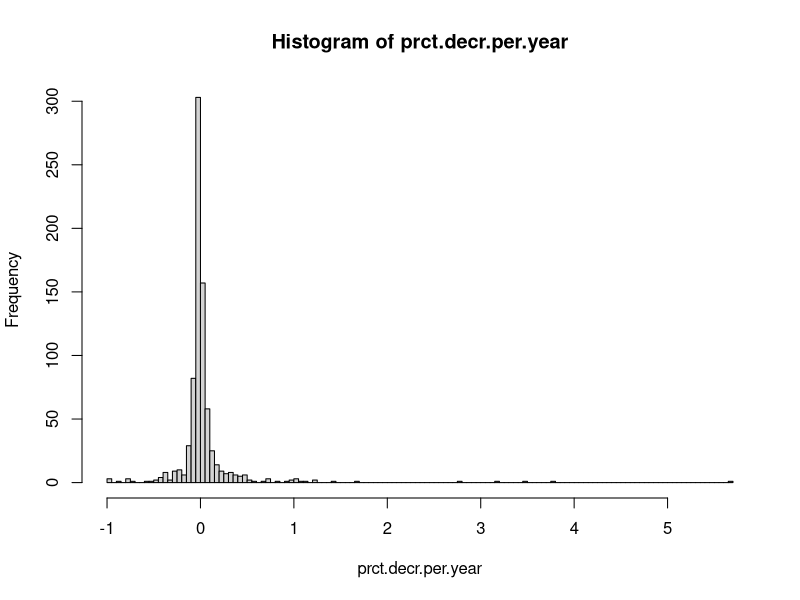
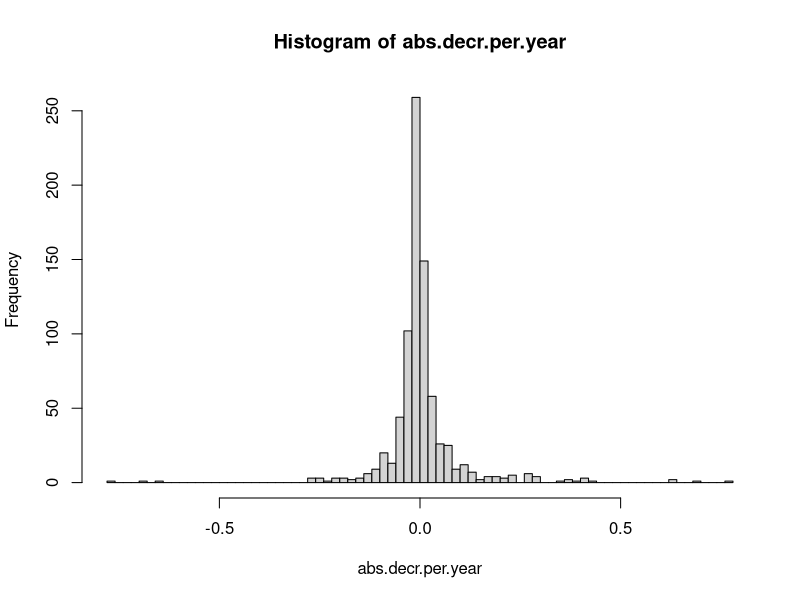
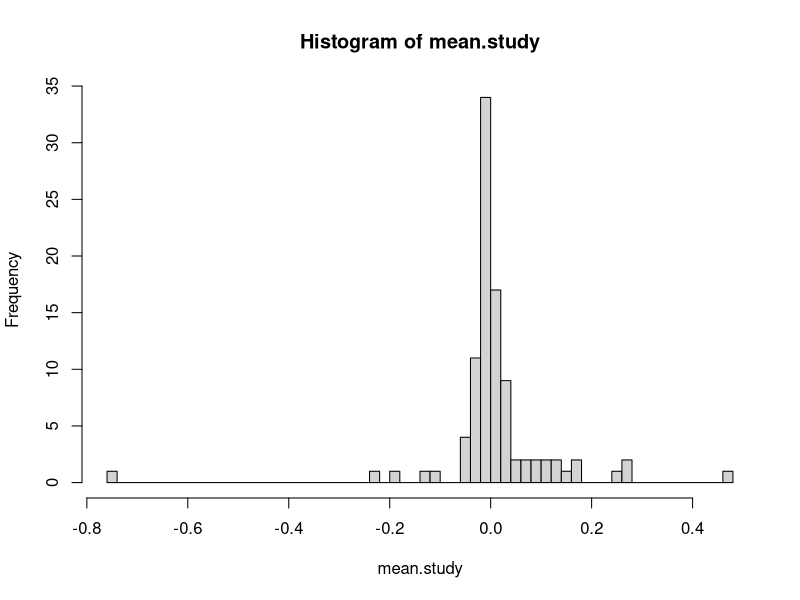

Generate these figures, in order, with R:

#...........................................................................................
# Estimate decline in protection from vaccination with Age
#...........................................................................................


# Packages and Source Code ------------------------------------------------

if(!require('dplyr')) install.packages('dplyr'); library(dplyr)
if(!require('lme4')) install.packages('lme4'); library(lme4)
if(!require('effects')) install.packages('effects'); library(effects)


# Load and Clean Data -----------------------------------------------------

dat <- read.csv(file="./data/immune_decline_age.csv", header = TRUE, stringsAsFactors = FALSE)

dat.clean <- dat[,c("Ref_index","Study","Location","Year.Mid",'Age.min','Age.max',"prct.Full","prct.Basic","prct.Suscept")]
dat.clean <- dat.clean[!is.na(dat.clean$prct.Full),]

dat.clean$Age.mean <- (dat.clean$Age.max + dat.clean$Age.min) / 2
#View(dat.clean[is.na(dat.clean$Age.mean),])

#dat.clean$abs.decr.per.agegroup <- NA
dat.clean$abs.decr.per.year <- NA
dat.clean$prct.decr.per.year <- NA

pop.ind <- with(dat.clean, paste(Location, Study, Ref_index, Year.Mid, sep='-'))
#unique(pop.ind)
mean.study <- sd.study <- numeric(length(unique(pop.ind)))
for (i in 1:length(unique(pop.ind))) {
    tmp_inds <- which(pop.ind == unique(pop.ind)[i])
    dat.tmp <- dat.clean[tmp_inds,]
    diffs_ <- diff(dat.tmp$prct.Full) 
    dat.clean$abs.decr.per.year[tmp_inds[-length(tmp_inds)]] <- diffs_ / diff(dat.tmp$Age.mean)
    prct.diffs_ <- diffs_ / dat.tmp$prct.Full[-nrow(dat.tmp)]
    prct.diffs.per.year_ <- prct.diffs_ / diff(dat.tmp$Age.mean)
    dat.clean$prct.decr.per.year[tmp_inds[-length(tmp_inds)]] <- prct.diffs.per.year_
    prct.diffs.per.year_ <- prct.diffs.per.year_[!is.infinite(prct.diffs.per.year_) & !is.na(prct.diffs.per.year_) & !is.nan(prct.diffs.per.year_)]
    mean.study[i] <- mean(prct.diffs.per.year_, na.rm=T)
    sd.study[i] <- sd(prct.diffs.per.year_, na.rm=T)
}

prct.decr.per.year <- dat.clean$prct.decr.per.year
prct.decr.per.year <- prct.decr.per.year[!is.na(prct.decr.per.year) & !is.infinite(prct.decr.per.year)]
mean(prct.decr.per.year, na.rm=T)
hist(prct.decr.per.year, breaks=100)

abs.decr.per.year <- dat.clean$abs.decr.per.year
abs.decr.per.year <- abs.decr.per.year[!is.na(abs.decr.per.year) & !is.infinite(abs.decr.per.year)]
mean(abs.decr.per.year, na.rm=T)
hist(abs.decr.per.year, breaks=100)

mean.study <- mean.study[!is.infinite(mean.study) & !is.na(mean.study) & !is.nan(mean.study)]
sd.study <- sd.study[!is.infinite(sd.study) & !is.na(sd.study) & !is.nan(sd.study)]
mean(mean.study)
hist(mean.study, breaks=50)




# Linear model ------------------------------------------------------------
dat.clean$pop.ind <- with(dat.clean, paste(Location, Study, Ref_index, Year.Mid, sep='-'))
dat.clean$prct.Full[dat.clean$prct.Full==0] <- 0.00001
mod <- lmer(log(prct.Full) ~ Age.mean + (1 | pop.ind), data=dat.clean)

cbind("% increase per age yr" = fixef(mod), confint(mod, method="Wald", level = 0.95))



# How many and Which Studies
length(unique(dat.clean$Study))
length(unique(dat.clean$Ref_index))
unique(dat.clean$Ref_index)
  
